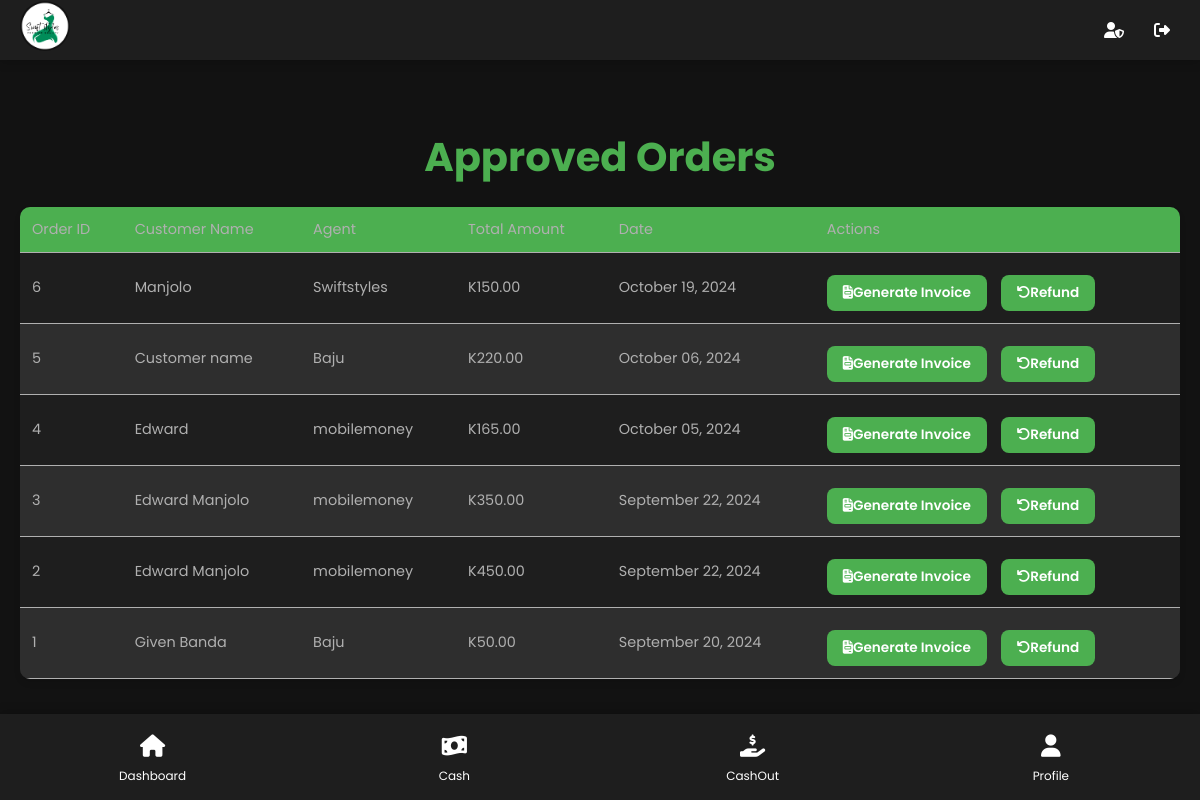
Page /approved-orders/ (signed in) on the committed database.
### mma/models.py (models this page shows, shortened)
class Order(models.Model):
    STATUS_CHOICES = (
        ('pending', 'Pending'),
        ('approved', 'Approved'),
        ('completed', 'Completed'),  # Add 'completed' status
        ('cancelled', 'Cancelled'),
    )
    agent = models.ForeignKey(CustomUser, on_delete=models.CASCADE, related_name='orders')
    customer_name = models.CharField(max_length=200)
    phone_number = models.CharField(max_length=15, null=True, blank=True)  # Allow null values
    total_amount = models.DecimalField(max_digits=10, decimal_places=2)
    deposit_amount = models.DecimalField(max_digits=10, decimal_places=2)
    status = models.CharField(max_length=20, choices=STATUS_CHOICES, default='pending')
    created_at = models.DateTimeField(auto_now_add=True)
    business_location = models.CharField(max_length=200, null=True, blank=True)
    delivery_date = models.DateField(null=True, blank=True)
    is_approved = models.BooleanField(default=False)

### users/models.py (models this page shows, shortened)
class CustomUser(AbstractUser):
    first_name = models.CharField(max_length=100)
    last_name = models.CharField(max_length=100)
    phone_number = models.CharField(max_length=13, unique=True)
    house_number = models.CharField(max_length=50)
    business_location = models.CharField(max_length=255)
    profile_pic = models.ImageField(upload_to='profile_pics/', null=True, blank=True)
    profile_pic_thumbnail = models.ImageField(upload_to='profile_pics/thumbnails/', null=True, blank=True)
    is_approved = models.BooleanField(default=False)
    is_admin = models.BooleanField(default=False)  # Add this line

### mma/views.py (the view)
# urls.py: path('approved-orders/', views.approved_order_list, name='approved_order_list'),
@staff_member_required
def approved_order_list(request):
    approved_orders = Order.objects.filter(status='approved').order_by('-created_at')
    context = {
        'approved_orders': approved_orders,
    }
    return render(request, 'mma/approved_order_list.html', context)

### mma/templates/mma/approved_order_list.html (shortened to what this page needs)
{% extends 'mma/base.html' %}
{% block content %}
    <h1 class="page-title">Approved Orders</h1>
    <table class="table">
        <thead>
            <tr>
                <th>Order ID</th>
                <th>Customer Name</th>
                <th>Agent</th>
                <th>Total Amount</th>
                <th>Date</th>
                <th>Actions</th>
            </tr>
        </thead>
        <tbody>
            {% for order in approved_orders %}
            <tr>
                <td>{{ order.id }}</td>
                <td>{{ order.customer_name }}</td>
                <td>{{ order.agent.username }}</td>
                <td>K{{ order.total_amount|floatformat:2 }}</td>
                <td>{{ order.created_at|date:"F d, Y" }}</td>
                <td>
                    <a href="{% url 'generate_document' order.id 'invoice' %}" class="btn btn-sm btn-primary">
                        <i class="fas fa-file-invoice"></i> Generate Invoice
                    </a>
                        <a href="{% url 'refund_list' order.id %}" class="btn btn-sm btn-secondary" style="margin-left: 10px;">
                            <i class="fas fa-undo"></i> Refund
                        </a>
                </td>
            </tr>
            {% empty %}
            <tr>
                <td colspan="6">No approved orders found.</td>
            </tr>
            {% endfor %}
        </tbody>
    </table>
{% endblock %}

### mma/templates/mma/base.html (style rules this page uses)
:root { --primary-color: #4CAF50; --secondary-color: #2196F3; --background-color: #121212; --card-background: #1E1E1E; --text-color: #FFFFFF; --secondary-text: #B0B0B0; --nav-height: 60px; --table-header-bg: #333; --table-row-bg: #1E1E1E; --table-row-alt-bg: #2E2E2E; }
body { font-family: 'Poppins', sans-serif; background-color: var(--background-color); color: var(--text-color); margin: 0; padding: 0; padding-top: var(--nav-height); padding-bottom: 70px; }
.page-title { font-size: 2.5em; margin-bottom: 20px; color: var(--primary-color); text-align: center; }
.btn { background-color: var(--primary-color); color: var(--text-color); border: none; border-radius: 25px; padding: 12px 24px; cursor: pointer; font-weight: 600; text-decoration: none; display: inline-block; transition: background-color 0.3s, transform 0.3s, box-shadow 0.3s; text-align: center; }
table { width: 100%; border-collapse: separate; border-spacing: 0; margin-bottom: 20px; border-radius: 10px; overflow: hidden; }
th, td { padding: 15px; text-align: left; }
thead { background-color: var(--primary-color); }
tbody tr:nth-child(odd) { background-color: var(--table-row-bg); }
tbody tr:nth-child(even) { background-color: var(--table-row-alt-bg); }
th { color: var(--text-color); font-weight: 600; }
td { color: var(--secondary-text); }

### mma/templates/mma/approved_order_list.html (style rules this page uses)
table { width: 100%; border-collapse: collapse; font-size: 0.9rem; background-color: var(--card-background); border-radius: 10px; box-shadow: 0 4px 6px rgba(0, 0, 0, 0.1); }
th, td { padding: 12px; text-align: left; border-bottom: 1px solid var(--secondary-text); }
th { color: var(--secondary-text); font-weight: normal; background-color: var(--primary-color-light); }
tr:nth-child(even) { background-color: var(--card-background-light); }
.btn { padding: 8px 16px; border: none; background-color: var(--primary-color); color: white; border-radius: 8px; cursor: pointer; text-decoration: none; display: inline-flex; align-items: center; margin-top: 10px; font-size: 0.85rem; }

### rows in the picture
Order: id "6", customer_name "Manjolo", agent.username "Swiftstyles", total_amount "150.00", created_at "October 19, 2024"
Order: id "5", customer_name "Customer name", agent.username "Baju", total_amount "220.00", created_at "October 06, 2024"
Order: id "4", customer_name "Edward", agent.username "mobilemoney", total_amount "165.00", created_at "October 05, 2024"
Order: id "3", customer_name "Edward Manjolo", agent.username "mobilemoney", total_amount "350.00", created_at "September 22, 2024"
Order: id "2", customer_name "Edward Manjolo", agent.username "mobilemoney", total_amount "450.00", created_at "September 22, 2024"
Order: id "1", customer_name "Given Banda", agent.username "Baju", total_amount "50.00", created_at "September 20, 2024"
